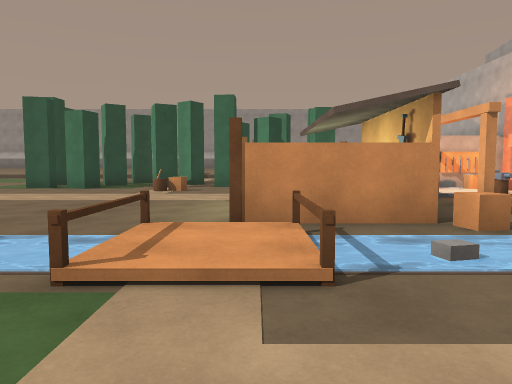
[1] (above)

21 first-person views from a walk through a scene from a Unity 3-D project. The camera is 1.4 m above the floor, tilts 4° down and sees 70° across. The floor is counted in squares, 2 m on a side. Each view is taken from the middle of a square. On the plan, view 1 faces up. The plan holds only what a view shows up to about 11 squares ahead; the rest is blank. The place goes on beyond the plan. The player is left out.

[2]
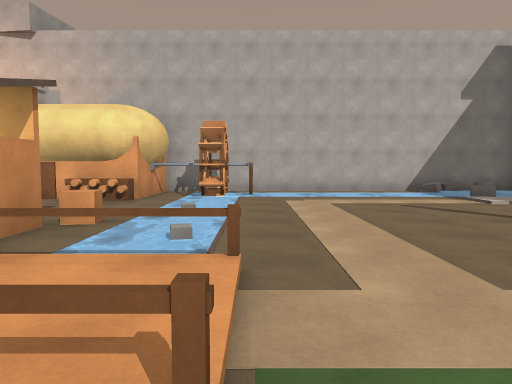

[3]
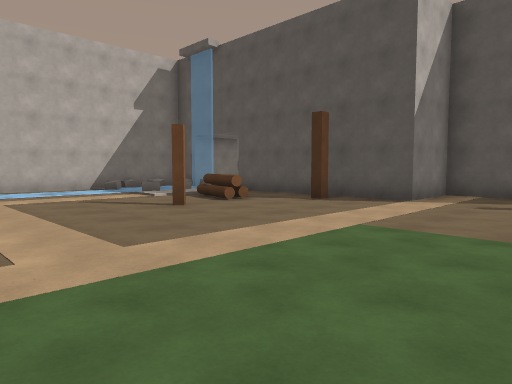

[4]
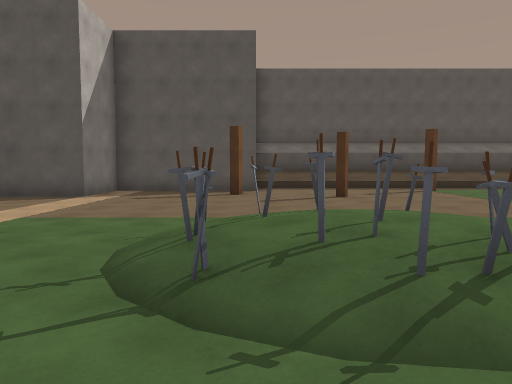

[5]
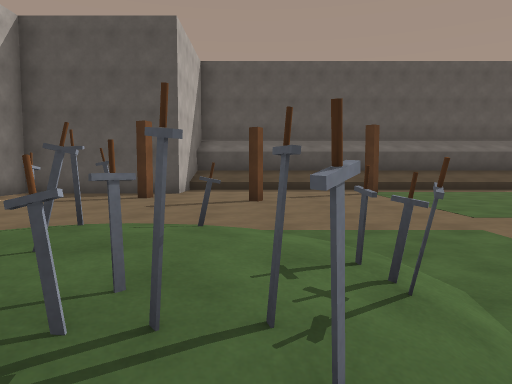

[6]
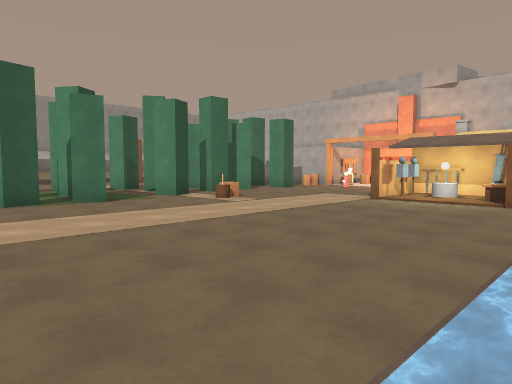

[7]
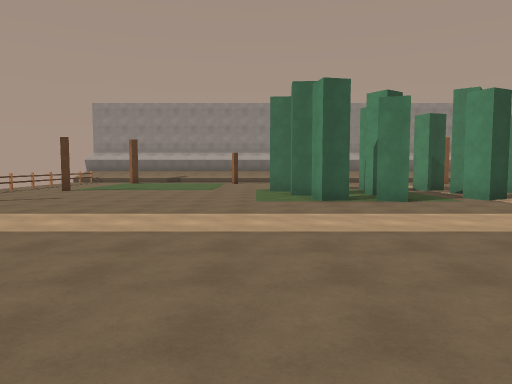

[8]
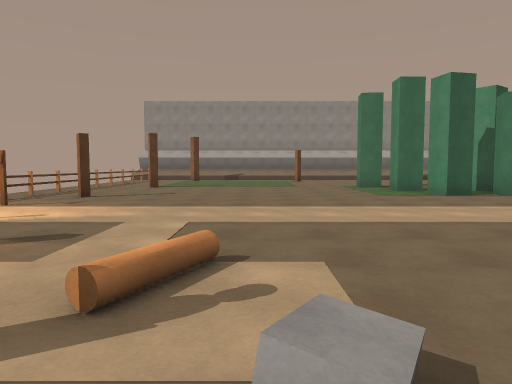

[9]
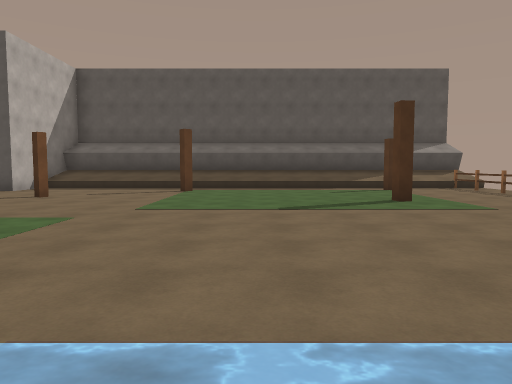

[10]
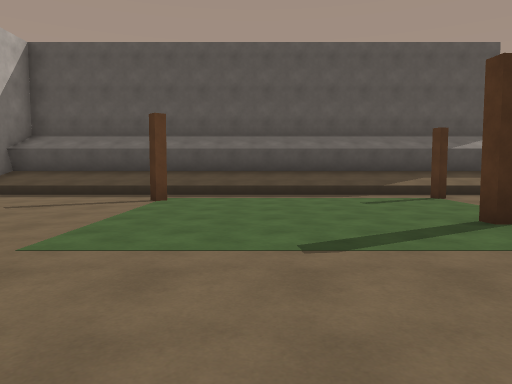

[11]
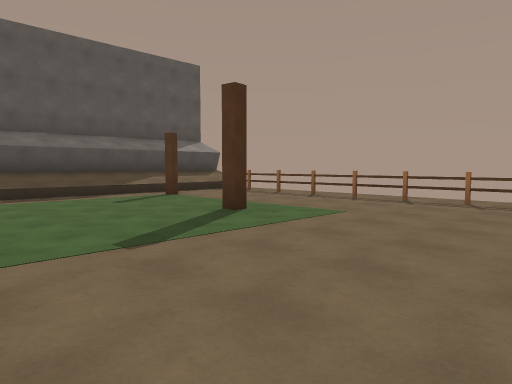

[12]
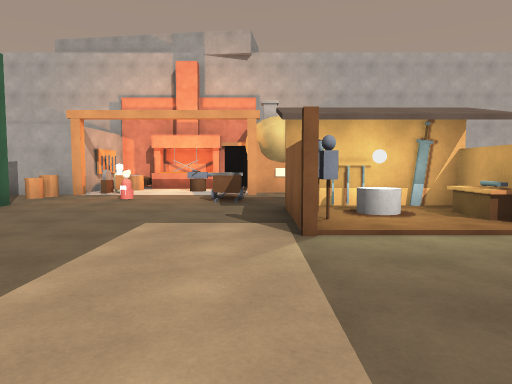

[13]
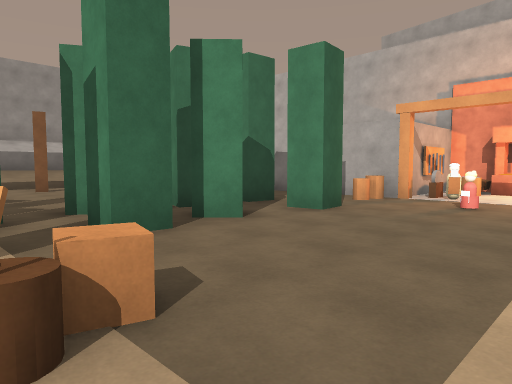

[14]
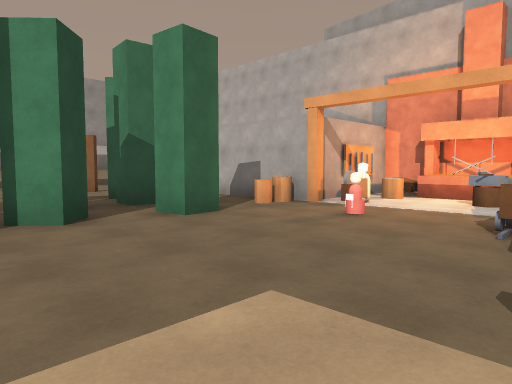

[15]
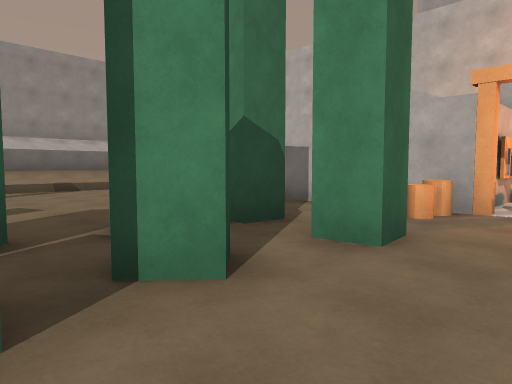

[16]
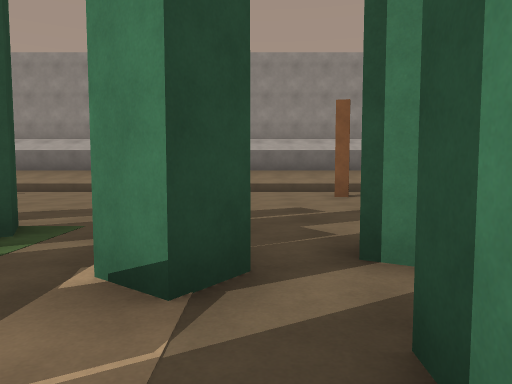

[17]
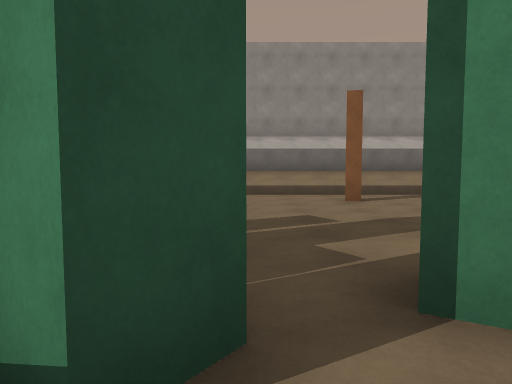

[18]
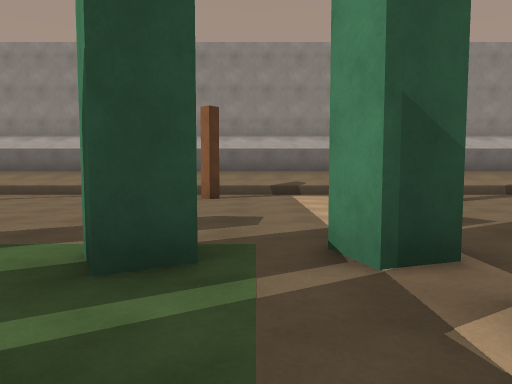

[19]
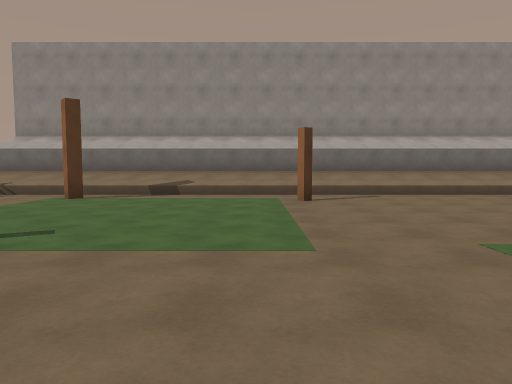

[20]
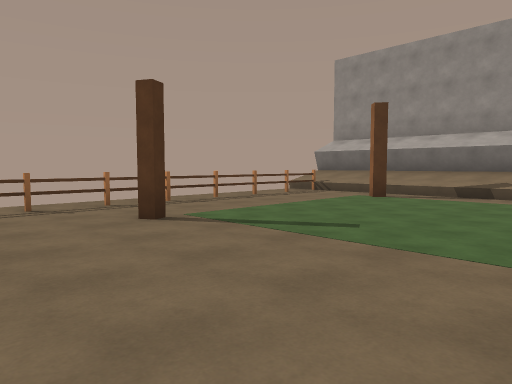

[21]
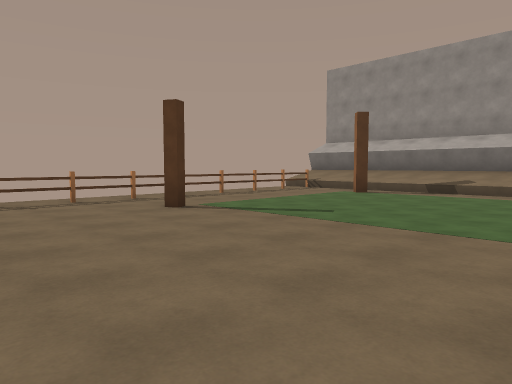

### Floor plan
Key: @ floor where view 1 was taken; # wall or solid block; x gap in a wall; . main floor; : floor 0.25 m higher than the main floor; + floor 0.5 m higher than the main floor; / step, stairs or slope; = window, fence, low wall or low ledge; ~ water the walk can cross; ≈ water the walk keeps out of; O other object.
Columns run from 18 left of view 1 to 9 right of it. Each row starts with its distance up from view 1.
 24 ######################
 23 //////////////////////
 22 O/////////////////////
 21 O..#....#....#....#...
 20 O.....................
 19 O....................#
 18 O.....................
 17 O.....................
 16 O.#.......  .#.#.....# #
 15 O.........  .....#.#...#
 14 O.........# .#.#...#...##
 13 O..............x.####.OO####
 12 O.#........##..#........OOO#
 11  ..............OO.....OO..##
 10  .......................OO##
  9   ....................O.O
  8   .....................##
  7    ...............OO#...#
  6     ...............O#...##
  5     ..............OO#...O###
  4       O..........OO..O...###
  3       ~~ :~~~ ~ ~≈=~~~~~O#O#
  2       ~~.   .....OO...... .#
  1      ..... OOOO............#
  0      ......O+OOO..@......~.#
 -1  ........../OOOO.........~.#
 -2 O........................~.#
 -3 O....................O/.O~O#
 -4 O...#................. .O~~#
 -5 O...........#..........   ≈
 -6 O..............#..######
 -7 O........#........#
 -8 O..#..........#####
 -9  /////////////#
-10  /////////////#
-11  ##############

Where each view was taken, in squares from view 1:
view 1: 0 up, 0 right, facing up
view 2: 2 up, 2 left, facing right
view 3: 2 up, 3 left, facing down-right
view 4: 3 up, 4 left, facing down
view 5: 2 up, 6 left, facing down
view 6: 3 up, 9 left, facing up-right
view 7: 3 up, 9 left, facing up
view 8: 3 up, 12 left, facing up
view 9: 3 up, 11 left, facing down
view 10: 0 up, 11 left, facing down
view 11: 0 up, 10 left, facing down-left
view 12: 8 up, 4 left, facing right
view 13: 9 up, 3 left, facing up-right
view 14: 8 up, 1 left, facing up-right
view 15: 11 up, 1 left, facing up-right
view 16: 12 up, 2 left, facing up
view 17: 13 up, 2 left, facing up
view 18: 13 up, 4 left, facing up
view 19: 13 up, 11 left, facing up
view 20: 13 up, 11 left, facing up-left
view 21: 12 up, 10 left, facing up-left
